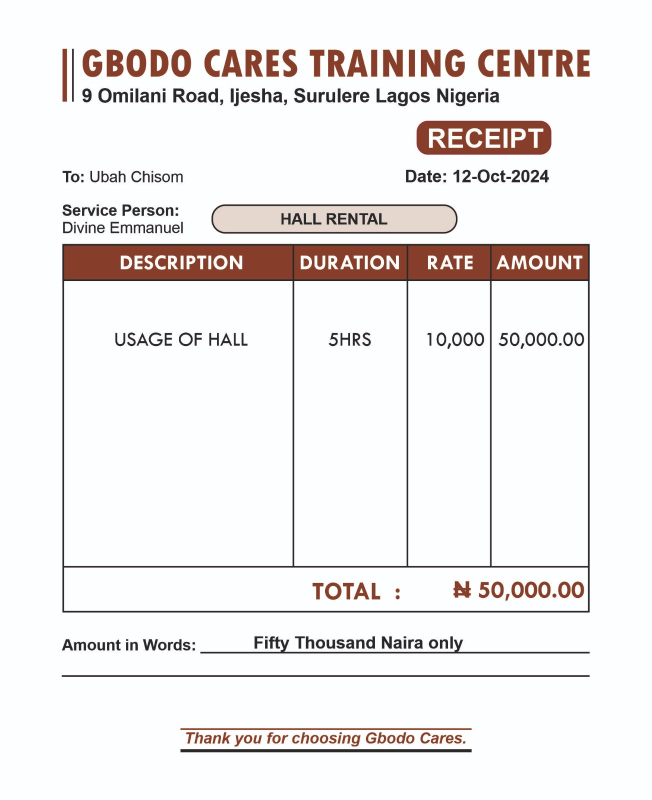
#> input picture 01calculator.c/images/extraction.jpg, 1304 x 1600 px (shown at 1/2 size)
$ python ocd.py   (older library calls are emulated)
#> lines starting #> are read from the running program, lines starting #| are printed output that depends on the picture
import pytesseract
from PIL import Image, ImageFilter
import re
import json

# Load and preprocess the image
def preprocess_image(image_path):
    # Load the image
#> called with image_path = 'images/extraction.jpg'
    image = Image.open(image_path)
#> image is the input picture: PIL image 1304x1600 RGB; mean R, G, B 238.7, 235.3, 235

    # Convert to grayscale
    image = image.convert('L')
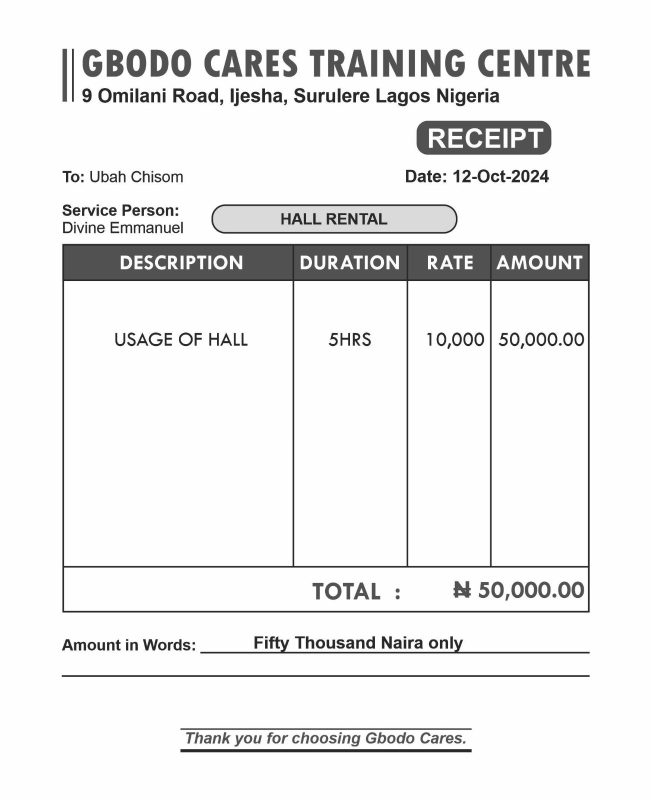
#> image: PIL image 1304x1600 L (shown at 1/2 size); min 27, max 255, mean 236.4

    # Optionally apply filters (e.g., sharpen)
    image = image.filter(ImageFilter.SHARPEN)

    # Resize the image to improve OCR accuracy (optional)
    image = image.resize((image.width * 2, image.height * 2), Image.LANCZOS)  # Use LANCZOS instead of ANTIALIAS
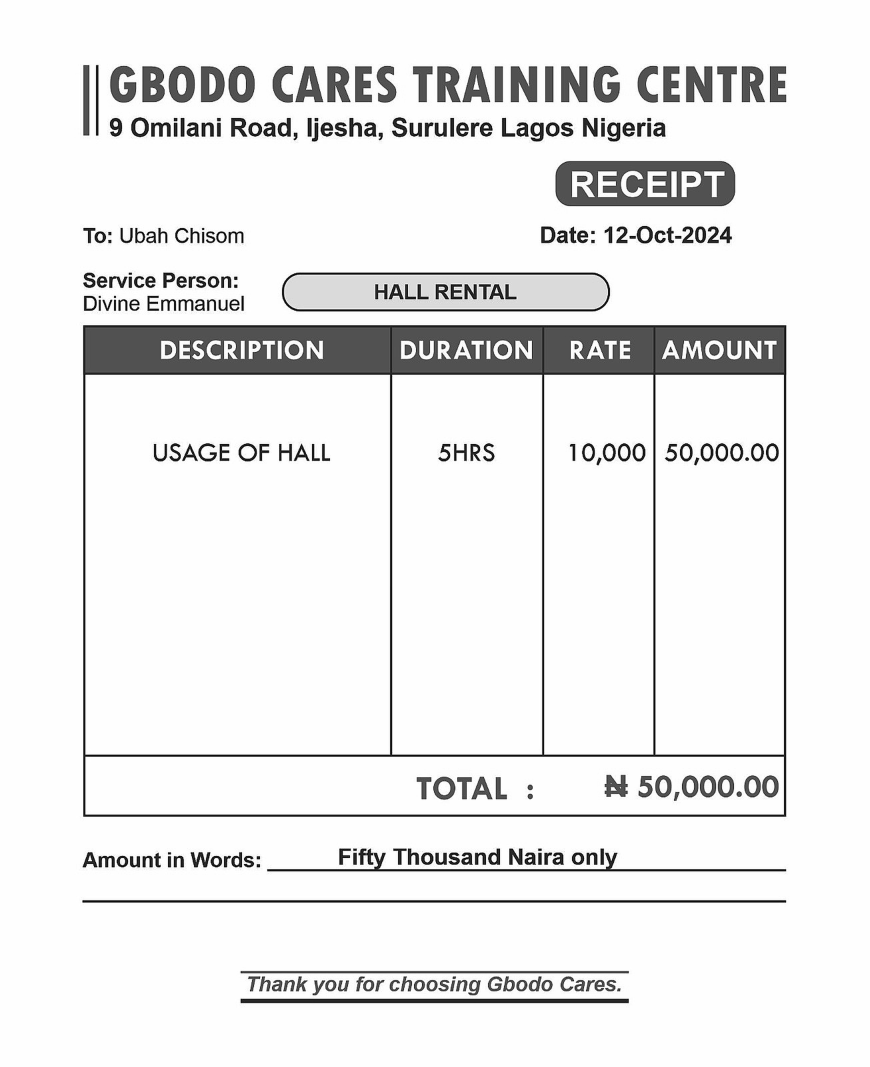
#> image: PIL image 2608x3200 L (shown at 1/3 size); min 0, max 255, mean 235.5

    return image

# Perform OCR and extract data
def extract_data(image):
    # Perform OCR using pytesseract
    text = pytesseract.image_to_string(image, lang='eng', config='--psm 6')

    # Print the raw OCR output for debugging
    print("Raw OCR Output:\n", text)

    # Extract relevant data using regular expressions
    items = []
    total = ""

    # Regular expressions to find the relevant data
    item_pattern = re.compile(r"USAGE OF HALL\s+(\d+HRS)\s+(\d{1,3}(?:,\d{3}))\s+(\d{1,3}(?:,\d{3})\.\d{2})")
    total_pattern = re.compile(r"TOTAL\s+:\s+₦\s+(\d{1,3}(?:,\d{3})*\.\d{2})")

    # Find all items
    for match in item_pattern.finditer(text):
        description = "USAGE OF HALL"
        duration = match.group(1)
        rate = match.group(2)
        amount = match.group(3)
        items.append({
            "description": description,
            "duration": duration,
            "rate": rate,
            "amount": amount
        })

    # Find total amount
    total_match = total_pattern.search(text)
    if total_match:
        total = total_match.group(1)

    return items, total

# Main function to run the script
def main(image_path):
    try:
        # Preprocess the image
        image = preprocess_image(image_path)

        # Extract data from the image
        items, total = extract_data(image)

        # Create JSON structure
        data = {
            "items": items,
            "total": total
        }

        # Output the JSON
        json_output = json.dumps(data, indent=4)
        print(json_output)

    except Exception as e:
        print(f"An error occurred: {e}")

# Run the main function
if __name__ == "__main__":
    image_path = 'images/extraction.jpg'
    main(image_path)
#> (the call stopped at in extract_data, `text = pytesseract.image_to_string(image, lang='eng', config='--psm 6')`: pytesseract is not available in this run)
